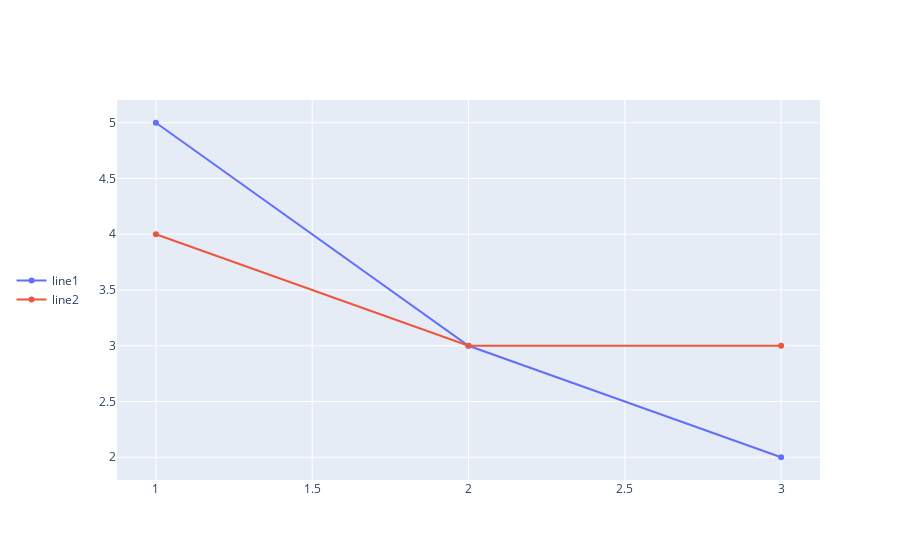

The cell this chart's notebook holds for it:
### Code cell
# 凡例の表示位置を変更する

moved_legend_fig = go.Figure()

moved_legend_fig.add_trace(go.Scatter(x=x, y=[5, 3, 2], name="line1"))
moved_legend_fig.add_trace(go.Scatter(x=x, y=[4, 3, 3], name="line2"))

moved_legend_fig.update_layout(legend=dict(x=-0.15, y=0.5))

moved_legend_fig.show()

### Figure 1 — Plotly figure (JSON) as saved in the notebook; plotly's stock layout.template omitted (floating-point values rounded to 4 significant figures)
{"data": [{"name": "line1", "type": "scatter", "x": [1, 2, 3], "y": [5, 3, 2]}, {"name": "line2", "type": "scatter", "x": [1, 2, 3], "y": [4, 3, 3]}], "layout": {"legend": {"x": -0.15, "y": 0.5}}}
